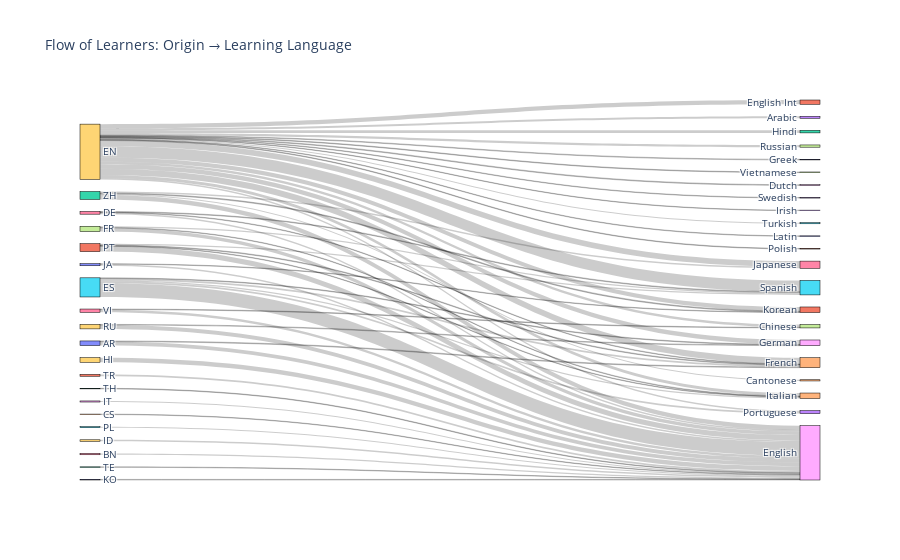

Here is the notebook cell this chart was saved with:
### Markdown cell above
### Who's Learning What?

### Code cell
import plotly.graph_objects as go

# Grouping the data by origin and learning 
df_grouped = df.groupby(['origin', 'learning'])['lr'].sum().reset_index()

# Filtering so only flows with more than 2 million learners are shown
df_grouped_filter = df_grouped[df_grouped['lr'] > 2].copy()

# Create list of unique labels
labels = list(set(df_grouped_filter['origin'].tolist() + df_grouped_filter['learning'].tolist()))

# Map labels to indices
label_to_index = {label: i for i, label in enumerate(labels)}
df_grouped_filter['source'] = df_grouped_filter['origin'].map(label_to_index)
df_grouped_filter['target'] = df_grouped_filter['learning'].map(label_to_index)

# Create Sankey Diagram
fig = go.Figure(go.Sankey(
    node=dict(
        pad=15,
        thickness=20,
        line=dict(color="black", width=0.5),
        label=labels
    ),
    link=dict(
        source=df_grouped_filter['source'],
        target=df_grouped_filter['target'],
        value=df_grouped_filter['lr']
    )
))

fig.update_layout(title_text="Flow of Learners: Origin → Learning Language", font_size=10)
fig.show()

### Figure 1 — Plotly figure (JSON) as saved in the notebook; plotly's stock layout.template omitted (floating-point values rounded to 4 significant figures)
{"data": [{"link": {"source": [10, 10, 36, 4, 26, 26, 26, 39, 39, 39, 39, 39, 39, 39, 39, 39, 39, 39, 39, 39, 39, 39, 39, 39, 39, 39, 39, 15, 15, 15, 15, 15, 27, 27, 27, 9, 29, 18, 20, 20, 40, 25, 1, 1, 1, 1, 19, 19, 32, 2, 11, 6, 6, 22, 22, 22, 22], "target": [38, 34, 38, 38, 38, 34, 5, 3, 17, 8, 21, 34, 28, 0, 12, 23, 14, 16, 31, 30, 41, 33, 37, 5, 13, 35, 7, 38, 34, 28, 14, 33, 38, 14, 5, 38, 38, 38, 38, 31, 38, 38, 38, 34, 14, 5, 38, 28, 38, 38, 38, 17, 38, 24, 38, 16, 31], "value": [17.1, 3.27, 6.01, 2.12, 6.38, 2.41, 3.09, 8.55, 11.9, 3.37, 18.9, 27.6, 19.2, 2.98, 11.2, 2.01, 13.6, 25.0, 18.6, 2.33, 2.67, 6.25, 9.85, 49.7, 2.39, 5.0, 2.82, 60.9, 7.58, 2.84, 6.16, 6.95, 16.1, 2.38, 5.01, 20.7, 6.85, 4.73, 6.88, 2.3, 2.65, 4.84, 23.7, 3.11, 2.28, 6.07, 16.8, 2.94, 2.2, 2.57, 8.15, 2.8, 11.8, 5.31, 19.0, 6.98, 3.59]}, "node": {"label": ["Greek", "PT", "TH", "Arabic", "CS", "Spanish", "VI", "Vietnamese", "Dutch", "HI", "AR", "TR", "Hindi", "Swedish", "Italian", "ES", "Japanese", "Chinese", "IT", "RU", "JA", "English Int", "ZH", "Irish", "Cantonese", "PL", "DE", "FR", "German", "ID", "Latin", "Korean", "TE", "Portuguese", "French", "Turkish", "BN", "Russian", "English", "EN", "KO", "Polish"], "line": {"color": "black", "width": 0.5}, "pad": 15, "thickness": 20}, "type": "sankey"}], "layout": {"font": {"size": 10}, "title": {"text": "Flow of Learners: Origin → Learning Language"}}}
